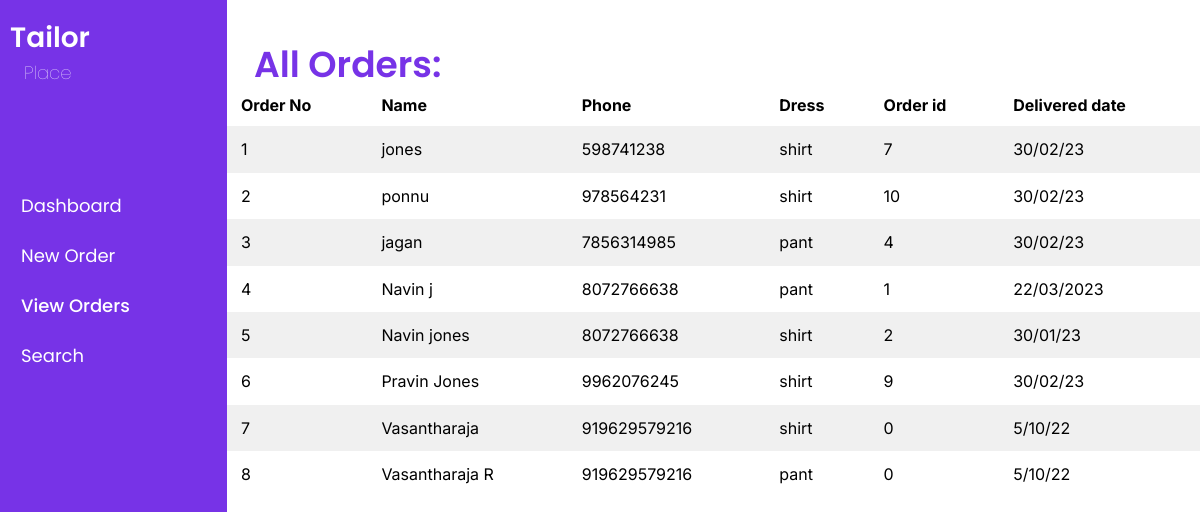
Page /view_all_orders on the committed database.
### tables this page shows
CREATE TABLE "shirtorders" (
	"orderid"	INTEGER UNIQUE,
	"name"	TEXT NOT NULL,
	"phonenumber"	INTEGER NOT NULL UNIQUE,
	"address"	TEXT NOT NULL,
	"dress"	TEXT NOT NULL,
	"date"	TEXT NOT NULL,
	"deliverydate"	TEXT NOT NULL,
	"amount"	INTEGER NOT NULL,
	"shirt_chest"	INTEGER NOT NULL,
	"shirt_seat"	INTEGER NOT NULL,
	"shirt_arm"	INTEGER NOT NULL,
	"shirt_length"	INTEGER NOT NULL,
	"shirt_shoulder"	INTEGER NOT NULL,
	"shirt_cuff"	INTEGER NOT NULL,
	"shirt_collar"	INTEGER NOT NULL,
	"shirt_sleeve"	INTEGER NOT NULL,
	"shirt_waist"	INTEGER NOT NULL,
	PRIMARY KEY("orderid" AUTOINCREMENT)
);

### main.py (the view)
@app.route("/view_all_orders")
def view_all_orders():
    con = sqlite3.connect("database.db")
    con.row_factory = sqlite3.Row
    cur = con.cursor()
    cur.execute(
        "SELECT phonenumber, name, dress, orderid, deliverydate FROM shirtorders UNION SELECT phonenumber, name, dress, orderid, deliverydate FROM pantorders")
    data = cur.fetchall()
    print(data)
    con.close()
    return render_template('viewallorders.html', data=data)

### templates/viewallorders.html (shortened to what this page needs)
<!DOCTYPE html>
<html lang="english">
  <head>
    <link href="../static/css/viewallorders.css" rel="stylesheet">
  </head>
  <body>
    <div>
      <div class="viewallorders-container">
        <div class="viewallorders-vieworders">
          <div class="viewallorders-group7">
            <span class="viewallorders-text"><span>Tailor </span></span>
            <span class="viewallorders-text002"><span>Place</span></span>
            <span class="viewallorders-text004"><span><a href="{{url_for('new_order')}}">New Order</a></span></span>
            <span class="viewallorders-text006"><span><a href="{{url_for('view_all_orders')}}">View Orders</a></span></span>
            <span class="viewallorders-text008"><span><a href="{{url_for('search')}}">Search</a></span></span>
            <span class="viewallorders-text014"><span><a href="{{url_for('home')}}">Dashboard</a></span></span>
          </div>
          <span class="viewallorders-text016">All Orders:</span>
          <table id="details">
            <thead>
              <tr>
                  <th>Order No</th>
                  <th>Name</th>
                  <th>Phone</th>
                  <th>Dress</th>
                  <th>Order id</th>
                  <th>Delivered date</th>
              </tr>
            </thead>
            <tbody>
              {% for value in data %}
                  {% set i=loop.index %}
              <tr>
                  <td>{{i}}</td>
                  <td>{{value["name"]}}</td>
                  <td>{{value["phonenumber"]}}</td>
                  <td>{{value["dress"]}}</td>
                  <td>{{value["orderid"]}}</td>
                  <td>{{value["deliverydate"]}}</td>
              </tr>
              {% endfor %}
            </tbody>
          </table>
        </div>
      </div>
    </div>
  </body>
</html>

### static/css/viewallorders.css (style rules this page uses)
#details { margin-top: 7%; border-collapse: collapse; align-self: flex-start; width: 1011px; margin-left: 227px; }
#details td,#details th { border: 0px ; padding: 14px; }
#details th { padding-top: 12px; padding-bottom: 12px; text-align: left; color: rgb(0, 0, 0); background-color: white; }
#details tr:nth-child(odd) { background-color: #f0f0f0; }
.viewallorders-container { width: 100%; display: flex; overflow: auto; min-height: 832px; align-items: center; flex-direction: column; }
.viewallorders-vieworders { width: 100%; height: 832px; display: flex; overflow: hidden; position: relative; align-items: flex-end; flex-shrink: 0; border-color: transparent; justify-content: center; background-color: rgba(255, 255, 255, 1); }
.viewallorders-group7 { top: 0px; left: 0px; width: 227px; height: 832px; display: flex; padding: 0; position: fixed; align-self: auto; box-sizing: border-box; align-items: flex-start; flex-shrink: 1; border-color: transparent; border-style: none; border-width: 0; margin-right: 0; border-radius: 0px 0px 0px 0px; margin-bottom: 0; flex-direction: row; justify-content: flex-start; background-color: rgba(119, 51, 231, 1); }
.viewallorders-text { top: 17px; left: 10px; color: rgba(255, 255, 255, 1); width: 206px; height: auto; position: absolute; font-size: 28px; align-self: auto; font-style: SemiBold; text-align: left; font-family: Poppins; font-weight: 600; line-height: normal; font-stretch: normal; text-decoration: none; }
.viewallorders-text002 { top: 59px; left: 24px; color: rgba(255, 255, 255, 1); width: 192px; height: auto; position: absolute; font-size: 18px; align-self: auto; font-style: Thin; text-align: left; font-family: Poppins; font-weight: 100; line-height: normal; font-stretch: normal; text-decoration: none; }
.viewallorders-text004 { top: 242px; left: 21px; color: rgba(255, 255, 255, 1); width: 100px; height: auto; position: absolute; font-size: 18px; align-self: auto; font-style: Regular; text-align: left; font-family: Poppins; font-weight: 400; line-height: normal; font-stretch: normal; text-decoration: none; }
.viewallorders-text006 { top: 292px; left: 21px; color: rgba(255, 255, 255, 1); width: 114px; height: auto; position: absolute; font-size: 18px; align-self: auto; font-style: Medium; text-align: left; font-family: Poppins; font-weight: 500; line-height: normal; font-stretch: normal; text-decoration: none; }
.viewallorders-text008 { top: 342px; left: 21px; color: rgba(255, 255, 255, 1); width: 176px; height: auto; position: absolute; font-size: 18px; align-self: auto; font-style: Regular; text-align: left; font-family: Poppins; font-weight: 400; line-height: normal; font-stretch: normal; text-decoration: none; }
.viewallorders-text014 { top: 192px; left: 21px; color: rgba(255, 255, 255, 1); width: 106px; height: auto; position: absolute; font-size: 18px; align-self: auto; font-style: Regular; text-align: left; font-family: Poppins; font-weight: 400; line-height: normal; font-stretch: normal; text-decoration: none; }
.viewallorders-text016 { top: 37px; left: 254px; color: rgb(119, 51, 231); height: auto; position: absolute; font-size: 36px; align-self: auto; font-style: SemiBold; text-align: left; font-family: Poppins; font-weight: 600; line-height: normal; font-stretch: normal; margin-right: 0; margin-bottom: 0; text-decoration: none; }

### templates/viewallorders.html (style rules this page uses)
html { line-height: 1.15; }
body { margin: 0; }
* { box-sizing: border-box; border-width: 0; border-style: solid; }
p,li,ul,pre,div,h1,h2,h3,h4,h5,h6,figure,blockquote,figcaption { margin: 0; padding: 0; }
a { color: inherit; text-decoration: inherit; }
html { scroll-behavior: smooth }
html { font-family: Inter; font-size: 16px; }
body { font-weight: 400; font-style:normal; text-decoration: none; text-transform: none; letter-spacing: normal; line-height: 1.15; color: var(--dl-color-gray-black); background-color: var(--dl-color-gray-white); }

### rows in the picture
shirtorders: i "1", name "jones", phonenumber "598741238", dress "shirt", orderid "7", deliverydate "30/02/23"
shirtorders: i "2", name "ponnu", phonenumber "978564231", dress "shirt", orderid "10", deliverydate "30/02/23"
shirtorders: i "5", name "Navin jones", phonenumber "8072766638", dress "shirt", orderid "2", deliverydate "30/01/23"
shirtorders: i "6", name "Pravin Jones", phonenumber "9962076245", dress "shirt", orderid "9", deliverydate "30/02/23"
shirtorders: i "7", name "Vasantharaja", phonenumber "919629579216", dress "shirt", orderid "0", deliverydate "5/10/22"

### other values in the picture
{{ i }} "3" "4" "8"
{{ value["name"] }} "jagan" "Navin j" "Vasantharaja R"
{{ value["phonenumber"] }} "7856314985" "8072766638" "919629579216"
{{ value["dress"] }} "pant" "pant" "pant"
{{ value["orderid"] }} "4" "1" "0"
{{ value["deliverydate"] }} "30/02/23" "22/03/2023" "5/10/22"
